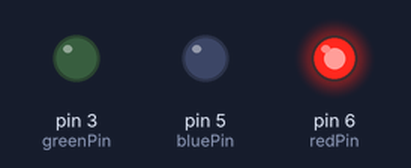
This sketch was run on a simulated Arduino Uno, built with avr-gcc and run on an emulated ATmega328P. On the bench: output pins drawn as LEDs (lit = HIGH).

Above: at 0.5 s.
At 2.5 s:
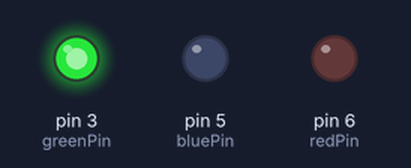
At 4.5 s:
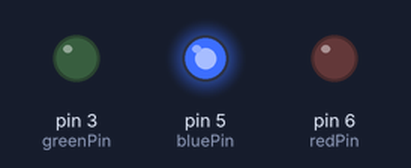
At 5.5 s:
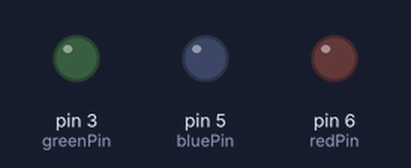
Timing chart, 0 to 7.8 s (numbered marks = the images above):
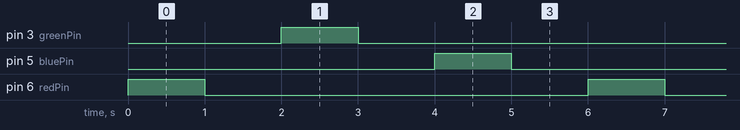

Measured:
- by itself, pin 3 (greenPin), pin 5 (bluePin), pin 6 (redPin): alternates HIGH for 1.0 s and LOW for 5.0 s
- by itself, everything shown: repeats every 6.0 s, in 6 steps

The sketch:

lab_code1.2.ino
```cpp
// C++ code

// Вначале обозначаем список констант
const int greenPin = 3;   // инициализируем пин под красный цвет
const int redPin = 6; // инициализируем пин под зеленый цвет
const int bluePin = 5;   // инициализируем пин под синий цвет
int currentPin = 0;      // текущий контакт для задания яркости
int brightness = 10;      // контакт показывающий текущий уровень яркости

void setup()
{
  pinMode(redPin, OUTPUT);
  pinMode(greenPin, OUTPUT);
  pinMode(bluePin, OUTPUT);
}

void loop()
{
  digitalWrite(redPin, HIGH); // включает светодиод
  delay(1000); // ждет секунду
  digitalWrite(redPin, LOW); // выключает светодиод
  delay(1000); // ждет секунду

  digitalWrite(greenPin, HIGH); // включает светодиод
  delay(1000); // ждет секунду
  digitalWrite(greenPin, LOW); // выключает светодиод
  delay(1000); // ждет секунду

  digitalWrite(bluePin, HIGH); // включает светодиод
  delay(1000); // ждет секунду
  digitalWrite(bluePin, LOW); // выключает светодиод
  delay(1000); // ждет секунду
}
```
